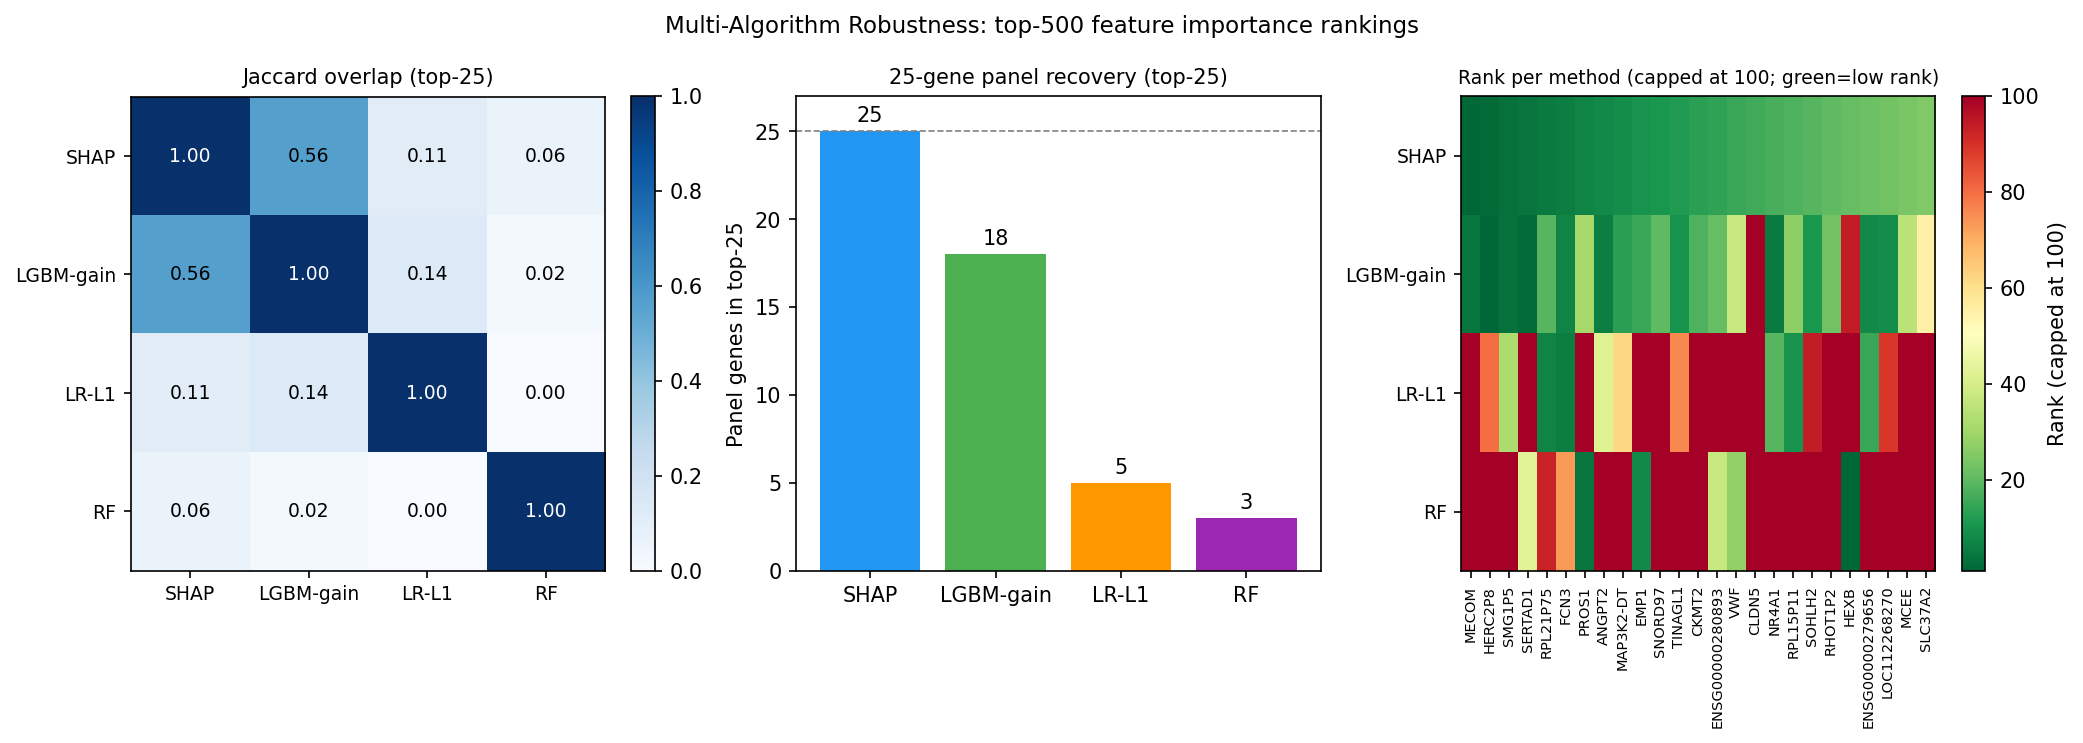

Generate this figure with Python:
"""Multi-algorithm robustness check for the 25-gene panel.

Compares SHAP-ranked feature importance from the primary LightGBM model with
equivalent rankings from logistic regression (L1-penalised) and random forest,
all trained on the top-500 SHAP features.

Outputs
-------
  multi_algorithm_robustness.png
  multi_algorithm_robustness_statistics.txt
"""

from __future__ import annotations

import json
import sys
from pathlib import Path

import numpy as np

ALS_DIR = Path(__file__).parents[1]
SCRIPT_DIR = Path(__file__).parent
sys.path.insert(0, str(ALS_DIR))

from utils import load_dataset  # noqa: E402

_PARAMS_PATH = SCRIPT_DIR / "lgbm_top500_best_params.json"
_SHAP_RANK_CSV = SCRIPT_DIR / "lgbm_top500_final_shap_ranking.csv"
_PANEL_CSV = SCRIPT_DIR / "lgbm_core25_panel.csv"
_PREFILTER_X = SCRIPT_DIR / "lgbm_prefilter_X.npy"
_PREFILTER_NAMES = SCRIPT_DIR / "lgbm_prefilter_names.txt"
_OUT_PNG = SCRIPT_DIR / "multi_algorithm_robustness.png"
_OUT_TXT = SCRIPT_DIR / "multi_algorithm_robustness_statistics.txt"

PLATFORM = "GPL24676"
RANDOM_STATE = 42
TOP_K = 25  # panel size and comparison rank cut-off


def main() -> None:
    import matplotlib
    matplotlib.use("Agg")
    import matplotlib.pyplot as plt
    import pandas as pd
    from lightgbm import LGBMClassifier
    from sklearn.linear_model import LogisticRegressionCV
    from sklearn.ensemble import RandomForestClassifier
    from sklearn.preprocessing import StandardScaler

    print("=" * 65)
    print("Multi-Algorithm Robustness Check")
    print("=" * 65)

    # ------------------------------------------------------------------
    # 1. Load SHAP top-500 feature ranking
    # ------------------------------------------------------------------
    print("\n[1] Loading SHAP top-500 ranking ...")
    shap_df = pd.read_csv(_SHAP_RANK_CSV)
    top500_features = shap_df["feature"].tolist()[:500]

    panel_df = pd.read_csv(_PANEL_CSV)
    ensg_col = next(
        (c for c in panel_df.columns if "ensg" in c.lower()),
        next(c for c in panel_df.columns if "feature" in c.lower()),
    )
    panel_ids = set(panel_df[ensg_col].str.split(".").str[0].tolist())
    panel_symbols = dict(zip(
        panel_df[ensg_col].str.split(".").str[0],
        panel_df.get("symbol", panel_df.get("gene_symbol", panel_df[ensg_col]))
    ))

    # ------------------------------------------------------------------
    # 2. Load training data
    # ------------------------------------------------------------------
    print("\n[2] Loading training data ...")
    (ds,) = load_dataset("GSE153960", platform=PLATFORM,
                         resources_dir=ALS_DIR / "resources")
    y = ds.y.values
    print(f"  n={len(y)}  ALS={y.sum()}  Ctrl={(y==0).sum()}")

    prefilter_names = _PREFILTER_NAMES.read_text().splitlines()
    X_full = np.load(_PREFILTER_X)

    name_to_idx = {n.split(".")[0]: i for i, n in enumerate(prefilter_names)}
    top500_base = [f.split(".")[0] for f in top500_features]
    col_idx = [name_to_idx[f] for f in top500_base if f in name_to_idx]
    feature_names = [top500_base[i] for i, f in enumerate(top500_base)
                     if f in name_to_idx]
    X = X_full[:, col_idx]
    print(f"  Top-500 features loaded: {X.shape}")

    # ------------------------------------------------------------------
    # 3. LightGBM — feature importance (already ranked by SHAP; use gain)
    # ------------------------------------------------------------------
    print("\n[3] LightGBM — fitting for gain-based importance ...")
    params = json.loads(_PARAMS_PATH.read_text())
    params.pop("feature_names", None)
    params["colsample_bytree"] = 0.0667
    params["random_state"] = RANDOM_STATE
    params["verbosity"] = -1
    lgbm = LGBMClassifier(**params)
    lgbm.fit(X, y)
    lgbm_imp = lgbm.feature_importances_
    lgbm_rank = np.argsort(-lgbm_imp)
    lgbm_top25 = set(feature_names[i] for i in lgbm_rank[:TOP_K])
    print(f"  LightGBM top-{TOP_K} extracted.")

    # ------------------------------------------------------------------
    # 4. Logistic Regression (L1, cross-validated C)
    # ------------------------------------------------------------------
    print("\n[4] Logistic Regression (L1) ...")
    scaler = StandardScaler()
    X_scaled = scaler.fit_transform(X)
    lr = LogisticRegressionCV(
        Cs=10,
        cv=5,
        penalty="l1",
        solver="liblinear",
        max_iter=2000,
        random_state=RANDOM_STATE,
        n_jobs=-1,
    )
    lr.fit(X_scaled, y)
    lr_imp = np.abs(lr.coef_[0])
    lr_rank = np.argsort(-lr_imp)
    lr_top25 = set(feature_names[i] for i in lr_rank[:TOP_K])
    n_lr_nonzero = (lr.coef_[0] != 0).sum()
    print(f"  LR non-zero features: {n_lr_nonzero}")
    print(f"  LR top-{TOP_K} extracted.")

    # ------------------------------------------------------------------
    # 5. Random Forest
    # ------------------------------------------------------------------
    print("\n[5] Random Forest ...")
    rf = RandomForestClassifier(
        n_estimators=500,
        max_features="sqrt",
        min_samples_leaf=5,
        random_state=RANDOM_STATE,
        n_jobs=-1,
    )
    rf.fit(X, y)
    rf_imp = rf.feature_importances_
    rf_rank = np.argsort(-rf_imp)
    rf_top25 = set(feature_names[i] for i in rf_rank[:TOP_K])
    print(f"  RF top-{TOP_K} extracted.")

    # ------------------------------------------------------------------
    # 6. SHAP top-25 (from pre-computed ranking)
    # ------------------------------------------------------------------
    shap_top25 = set(top500_base[:TOP_K])

    # ------------------------------------------------------------------
    # 7. Overlap analysis
    # ------------------------------------------------------------------
    print("\n[6] Overlap analysis ...")

    def _overlap(a: set, b: set) -> tuple[int, float]:
        inter = len(a & b)
        jaccard = inter / len(a | b)
        return inter, jaccard

    pairs = {
        "SHAP ∩ LGBM-gain": _overlap(shap_top25, lgbm_top25),
        "SHAP ∩ LR-L1": _overlap(shap_top25, lr_top25),
        "SHAP ∩ RF": _overlap(shap_top25, rf_top25),
        "LGBM ∩ LR": _overlap(lgbm_top25, lr_top25),
        "LGBM ∩ RF": _overlap(lgbm_top25, rf_top25),
        "LR ∩ RF": _overlap(lr_top25, rf_top25),
    }

    # Panel overlap
    panel_in_shap = len(panel_ids & shap_top25)
    panel_in_lgbm = len(panel_ids & lgbm_top25)
    panel_in_lr = len(panel_ids & lr_top25)
    panel_in_rf = len(panel_ids & rf_top25)
    panel_in_all3 = len(panel_ids & shap_top25 & lgbm_top25 & rf_top25)
    panel_in_any2 = len(panel_ids & (
        (shap_top25 & lgbm_top25) | (shap_top25 & lr_top25) | (shap_top25 & rf_top25) |
        (lgbm_top25 & lr_top25) | (lgbm_top25 & rf_top25) | (lr_top25 & rf_top25)
    ))

    # ------------------------------------------------------------------
    # 8. Rank convergence — per panel gene, rank in each method
    # ------------------------------------------------------------------
    def _get_rank(feat_id: str, ranked_ids: list[str]) -> int | None:
        try:
            return ranked_ids.index(feat_id) + 1
        except ValueError:
            return None

    lgbm_ids = [feature_names[i] for i in lgbm_rank]
    lr_ids = [feature_names[i] for i in lr_rank]
    rf_ids = [feature_names[i] for i in rf_rank]

    gene_ranks: list[dict] = []
    for ensg_base in panel_ids:
        sym = panel_symbols.get(ensg_base, ensg_base)
        shap_r = _get_rank(ensg_base, top500_base[:500])
        lgbm_r = _get_rank(ensg_base, lgbm_ids)
        lr_r = _get_rank(ensg_base, lr_ids)
        rf_r = _get_rank(ensg_base, rf_ids)
        gene_ranks.append({
            "symbol": sym,
            "ensg": ensg_base,
            "shap_rank": shap_r,
            "lgbm_rank": lgbm_r,
            "lr_rank": lr_r,
            "rf_rank": rf_r,
        })

    gene_ranks.sort(key=lambda x: x["shap_rank"] or 9999)

    # ------------------------------------------------------------------
    # 9. Plot
    # ------------------------------------------------------------------
    print("\n[7] Plotting ...")
    fig, axes = plt.subplots(1, 3, figsize=(14, 5))
    fig.suptitle("Multi-Algorithm Robustness: top-500 feature importance rankings",
                 fontsize=11)

    # Panel A: top-25 overlap heatmap (Jaccard)
    ax = axes[0]
    methods = ["SHAP", "LGBM-gain", "LR-L1", "RF"]
    sets = [shap_top25, lgbm_top25, lr_top25, rf_top25]
    n = len(methods)
    mat = np.zeros((n, n))
    for i in range(n):
        for j in range(n):
            mat[i, j] = len(sets[i] & sets[j]) / len(sets[i] | sets[j])
    im = ax.imshow(mat, vmin=0, vmax=1, cmap="Blues")
    ax.set_xticks(range(n))
    ax.set_yticks(range(n))
    ax.set_xticklabels(methods, fontsize=9)
    ax.set_yticklabels(methods, fontsize=9)
    for i in range(n):
        for j in range(n):
            ax.text(j, i, f"{mat[i,j]:.2f}", ha="center", va="center",
                    fontsize=9, color="black" if mat[i, j] < 0.6 else "white")
    ax.set_title(f"Jaccard overlap (top-{TOP_K})", fontsize=10)
    fig.colorbar(im, ax=ax, fraction=0.046)

    # Panel B: panel gene recovery per method
    ax = axes[1]
    bars = [panel_in_shap, panel_in_lgbm, panel_in_lr, panel_in_rf]
    ax.bar(methods, bars, color=["#2196F3", "#4CAF50", "#FF9800", "#9C27B0"])
    ax.axhline(TOP_K, color="gray", linestyle="--", linewidth=0.8, label=f"Max={TOP_K}")
    ax.set_ylim(0, TOP_K + 2)
    ax.set_ylabel("Panel genes in top-25")
    ax.set_title(f"25-gene panel recovery (top-{TOP_K})", fontsize=10)
    for i, (bar_h, count) in enumerate(zip(bars, bars)):
        ax.text(i, count + 0.3, str(count), ha="center", va="bottom", fontsize=10)

    # Panel C: rank heatmap for 25 panel genes
    ax = axes[2]
    syms = [g["symbol"] for g in gene_ranks]
    shap_ranks = [g["shap_rank"] or 501 for g in gene_ranks]
    lgbm_ranks = [g["lgbm_rank"] or 501 for g in gene_ranks]
    lr_ranks = [g["lr_rank"] or 501 for g in gene_ranks]
    rf_ranks = [g["rf_rank"] or 501 for g in gene_ranks]

    rank_mat = np.array([shap_ranks, lgbm_ranks, lr_ranks, rf_ranks]).T  # 25 × 4
    rank_mat_capped = np.clip(rank_mat, 1, 100)
    im2 = ax.imshow(rank_mat_capped.T, aspect="auto", cmap="RdYlGn_r",
                    vmin=1, vmax=100)
    ax.set_xticks(range(len(syms)))
    ax.set_xticklabels(syms, rotation=90, fontsize=7)
    ax.set_yticks(range(4))
    ax.set_yticklabels(methods, fontsize=9)
    ax.set_title("Rank per method (capped at 100; green=low rank)", fontsize=9)
    fig.colorbar(im2, ax=ax, fraction=0.046, label="Rank (capped at 100)")

    plt.tight_layout()
    fig.savefig(_OUT_PNG, dpi=150, bbox_inches="tight")
    plt.close(fig)
    print(f"  Saved: {_OUT_PNG}")

    # ------------------------------------------------------------------
    # 10. Write statistics
    # ------------------------------------------------------------------
    print("\n[8] Writing statistics ...")
    lines: list[str] = [
        "Multi-Algorithm Robustness Check",
        "=" * 60,
        f"Feature space: top-500 SHAP-ranked features",
        f"Methods compared: SHAP (primary), LightGBM-gain, LR-L1 (CV), RF",
        f"Comparison cut-off: top-{TOP_K} features per method",
        "",
        "Pairwise Jaccard overlap (top-25):",
    ]
    for label, (inter, jac) in pairs.items():
        lines.append(f"  {label:<25}  n_shared={inter}  Jaccard={jac:.3f}")

    lines += [
        "",
        "25-gene panel recovery per method:",
        f"  SHAP (primary):  {panel_in_shap}/{TOP_K}",
        f"  LGBM gain:       {panel_in_lgbm}/{TOP_K}",
        f"  LR-L1:           {panel_in_lr}/{TOP_K}",
        f"  RF:              {panel_in_rf}/{TOP_K}",
        f"  All 3 methods:   {panel_in_all3}/{TOP_K}",
        f"  Any 2 methods:   {panel_in_any2}/{TOP_K}",
        "",
        f"{'Symbol':<14}  {'SHAP':>6}  {'LGBM':>6}  {'LR':>6}  {'RF':>6}",
        "-" * 45,
    ]
    for g in gene_ranks:
        def _r(v):
            return str(v) if v else ">500"
        lines.append(
            f"  {g['symbol']:<12}  {_r(g['shap_rank']):>6}  "
            f"{_r(g['lgbm_rank']):>6}  {_r(g['lr_rank']):>6}  {_r(g['rf_rank']):>6}"
        )

    _OUT_TXT.write_text("\n".join(lines) + "\n")
    print(f"  Saved: {_OUT_TXT}")
    print("\nDone.")


if __name__ == "__main__":
    main()
